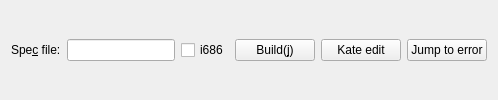
          <widget class="QWidget" name="buildtab">
           <attribute name="icon">
            <iconset>
             <normaloff>:/Images/icon100_com_360.png</normaloff>:/Images/icon100_com_360.png</iconset>
           </attribute>
           <attribute name="title">
            <string>build</string>
           </attribute>
           <layout class="QHBoxLayout" name="horizontalLayout_7">
            <item>
             <widget class="QLabel" name="label_4">
              <property name="text">
               <string>Spe&amp;c file:</string>
              </property>
              <property name="buddy">
               <cstring>SpeclineEdit</cstring>
              </property>
             </widget>
            </item>
            <item>
             <widget class="QLineEdit" name="SpeclineEdit"/>
            </item>
            <item>
             <widget class="QCheckBox" name="i686checkBox_2">
              <property name="text">
               <string>i686</string>
              </property>
             </widget>
            </item>
            <item>
             <widget class="QPushButton" name="BuildcommandLinkButton_6">
              <property name="sizePolicy">
               <sizepolicy hsizetype="Preferred" vsizetype="Maximum">
                <horstretch>0</horstretch>
                <verstretch>0</verstretch>
               </sizepolicy>
              </property>
              <property name="text">
               <string>Build(&amp;j)</string>
              </property>
              <property name="icon">
               <iconset>
                <normaloff>:/Images/1679707.png</normaloff>:/Images/1679707.png</iconset>
              </property>
             </widget>
            </item>
            <item>
             <widget class="QPushButton" name="commandLinkButton">
              <property name="sizePolicy">
               <sizepolicy hsizetype="Preferred" vsizetype="Maximum">
                <horstretch>0</horstretch>
                <verstretch>0</verstretch>
               </sizepolicy>
              </property>
              <property name="text">
               <string>Kate edit</string>
              </property>
             </widget>
            </item>
            <item>
             <widget class="QPushButton" name="ErrpushButton">
              <property name="text">
               <string>Jump to error</string>
              </property>
             </widget>
            </item>
           </layout>
          </widget>
